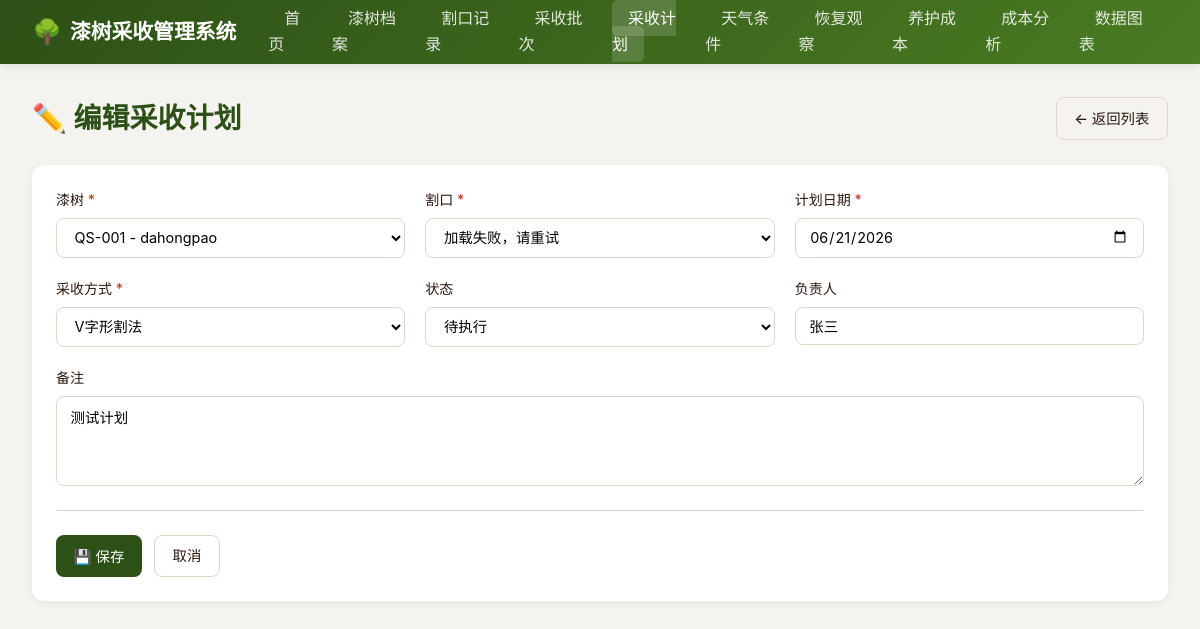
The app's page /plans/1/edit with its own data.
### models.py (models this page shows)
class HarvestPlan(Base):
    __tablename__ = "harvest_plans"
    id = Column(Integer, primary_key=True, index=True)
    tree_id = Column(Integer, ForeignKey("lacquer_trees.id"), nullable=False)
    incision_id = Column(Integer, ForeignKey("incisions.id"), nullable=False)
    plan_date = Column(Date, nullable=False)
    harvest_method = Column(String(50), nullable=False)
    person_in_charge = Column(String(50))
    status = Column(String(20), default="待执行")
    actual_harvest_id = Column(Integer, ForeignKey("harvest_batches.id"))
    remarks = Column(Text)
    created_at = Column(DateTime(timezone=True), server_default=func.now())
    tree = relationship("LacquerTree")
    incision = relationship("Incision")
    actual_harvest = relationship("HarvestBatch")

### main.py (the view)
@app.get("/plans/{plan_id}/edit", response_class=HTMLResponse)
async def edit_plan_form(request: Request, plan_id: int, db: Session = Depends(get_db)):
    plan = db.query(models.HarvestPlan).filter(models.HarvestPlan.id == plan_id).first()
    if not plan:
        raise HTTPException(status_code=404, detail="采收计划不存在")
    trees = db.query(models.LacquerTree).order_by(models.LacquerTree.tree_code).all()
    incisions = db.query(models.Incision).all()
    methods = ["V字形割法", "一字形割法", "斜线割法", "弧形割法", "其他"]
    statuses = ["待执行", "执行中", "已执行", "已过期", "已取消"]
    return templates.TemplateResponse("plans/form.html", {
        "request": request, "plan": plan, "trees": trees, "incisions": incisions,
        "methods": methods, "statuses": statuses, "errors": {}, "today": date.today().strftime("%Y-%m-%d")
    })

### templates/plans/form.html (shortened to what this page needs)
{% extends "base.html" %}
{% block content %}
<div class="page-header">
  <h1 class="page-title">{% if plan %}✏️ 编辑采收计划{% else %}➕ 新增采收计划{% endif %}</h1>
  <a href="/plans" class="btn btn-outline">← 返回列表</a>
</div>
{% if not trees %}
<div class="card" style="border-left: 4px solid var(--warning);">
  <div class="card-body">
    <p>⚠️ <strong>尚无漆树档案，请先<a href="/trees/new">创建漆树档案</a>后再添加采收计划。</strong></p>
  </div>
</div>
{% else %}
<div class="card">
  <div class="card-body">
    <form method="POST" action="{% if plan %}/plans/{{ plan.id }}/edit{% else %}/plans/new{% endif %}">
      <div class="form-grid">
        <div class="form-group">
          <label>漆树 <span class="required">*</span></label>
          <select name="tree_id" id="tree_select" required onchange="loadIncisionOptions()">
            {% set ns = namespace(selected=form_data.tree_id if form_data else (plan.tree_id if plan else '')) %}
            {% for t in trees %}
            <option value="{{ t.id }}" {% if ns.selected|string == t.id|string %}selected{% endif %}>
              {{ t.tree_code }} - {{ t.species or '未标注品种' }}
            </option>
            {% endfor %}
          </select>
        </div>
        <div class="form-group">
          <label>割口 <span class="required">*</span></label>
          <select name="incision_id" id="incision_select" required>
            {% set ns2 = namespace(selected=form_data.incision_id if form_data else (plan.incision_id if plan else '')) %}
            <option value="">请先选择漆树</option>
          </select>
        </div>
        <div class="form-group">
          <label>计划日期 <span class="required">*</span></label>
          <input type="date" name="plan_date" required min="{{ today }}"
            value="{{ form_data.plan_date if form_data else (plan.plan_date.strftime('%Y-%m-%d') if plan else today) }}">
        </div>
        <div class="form-group">
          <label>采收方式 <span class="required">*</span></label>
          <select name="harvest_method" required>
            {% set ns3 = namespace(selected=form_data.harvest_method if form_data else (plan.harvest_method if plan else '')) %}
            {% for m in methods %}
            <option value="{{ m }}" {% if ns3.selected == m %}selected{% endif %}>{{ m }}</option>
            {% endfor %}
          </select>
        </div>
        {% if plan and statuses %}
        <div class="form-group">
          <label>状态</label>
          <select name="status">
            {% set ns4 = namespace(selected=form_data.status if form_data else (plan.status if plan else '待执行')) %}
            {% for s in statuses %}
            <option value="{{ s }}" {% if ns4.selected == s %}selected{% endif %}>{{ s }}</option>
            {% endfor %}
          </select>
        </div>
        {% endif %}
        <div class="form-group">
          <label>负责人</label>
          <input type="text" name="person_in_charge" maxlength="50"
            value="{{ form_data.person_in_charge if form_data else (plan.person_in_charge if plan else '') }}"
            placeholder="请输入负责人姓名">
        </div>
        <div class="form-group full">
          <label>备注</label>
          <textarea name="remarks" maxlength="500"
            placeholder="采收计划的其他说明...">{{ form_data.remarks if form_data else (plan.remarks if plan else '') }}</textarea>
        </div>
      </div>
      <div class="form-actions">
        <button type="submit" class="btn btn-primary">💾 保存</button>
        <a href="/plans" class="btn btn-outline">取消</a>
      </div>
    </form>
  </div>
</div>
{% endif %}
{% endblock %}

### static/css/style.css (style rules this page uses)
:root { --primary: #2d5016; --primary-light: #4a7c23; --secondary: #8b4513; --accent: #d4a574; --bg: #f5f3ef; --card: #ffffff; --text: #2c1810; --text-light: #6b5744; --border: #e0d5c5; --danger: #c0392b; --warning: #e67e22; --success: #27ae60; --info: #2980b9; }
* { margin: 0; padding: 0; box-sizing: border-box; }
body { font-family: -apple-system, BlinkMacSystemFont, "Segoe UI", "PingFang SC", "Microsoft YaHei", sans-serif; background: var(--bg); color: var(--text); line-height: 1.6; }
.page-header { display: flex; justify-content: space-between; align-items: center; margin-bottom: 1.5rem; flex-wrap: wrap; gap: 1rem; }
.page-title { font-size: 1.75rem; font-weight: 700; color: var(--primary); }
.card { background: var(--card); border-radius: 12px; box-shadow: 0 2px 8px rgba(0,0,0,0.06); margin-bottom: 1.5rem; overflow: hidden; }
.card-body { padding: 1.5rem; }
.btn { display: inline-flex; align-items: center; gap: 0.4rem; padding: 0.55rem 1.1rem; border: none; border-radius: 8px; font-size: 0.9rem; font-weight: 500; cursor: pointer; text-decoration: none; transition: all 0.2s; white-space: nowrap; }
.btn-primary { background: var(--primary); color: #fff; }
.btn-outline { background: transparent; border: 1px solid var(--border); color: var(--text); }
.form-grid { display: grid; grid-template-columns: repeat(auto-fit, minmax(280px, 1fr)); gap: 1.25rem; }
.form-group { display: flex; flex-direction: column; gap: 0.4rem; }
.form-group.full { grid-column: 1 / -1; }
label { font-weight: 500; font-size: 0.875rem; color: var(--text); }
label .required { color: var(--danger); }
input, select, textarea { padding: 0.6rem 0.85rem; border: 1px solid var(--border); border-radius: 8px; font-size: 0.9rem; font-family: inherit; background: #fff; transition: all 0.2s; }
textarea { resize: vertical; min-height: 90px; }
.form-actions { display: flex; gap: 0.75rem; margin-top: 1.5rem; padding-top: 1.5rem; border-top: 1px solid var(--border); }

### records on screen
HarvestPlan: plan_date "06/21/2026", harvest_method "V字形割法", status "待执行", person_in_charge "张三", remarks "测试计划"

### other values on screen
form field tree_id "QS-001 - dahongpao"
